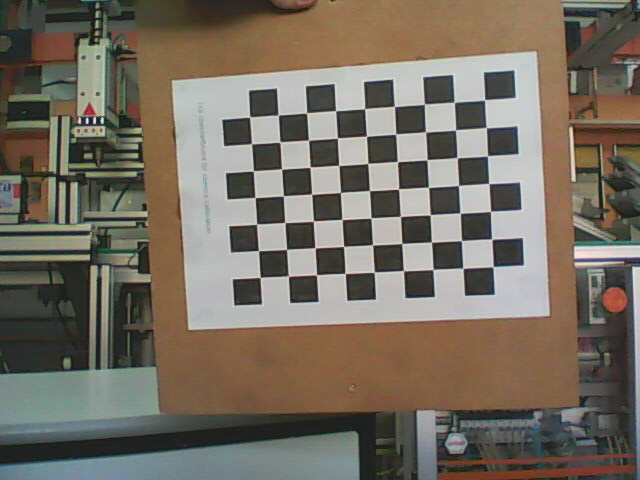
//> input picture calib_photos/left-1.jpeg, 640 x 480 px
$ ./stereo_calib calib_photos/left-1.jpeg calib_photos/left-10.jpeg   (built with g++ and OpenCV 4)
//> lines starting //> are read from the running program, lines starting //| are printed output that depends on the picture; after the words box and inside, x2 and y2 are one past the last pixel; in counts of white or black regions, pixels touching at a corner belong together
#include <iostream>
#include <opencv2/opencv.hpp>
#include <opencv2/highgui/highgui.hpp>

using namespace cv;
using namespace std;

//square size in meters
#define SQUARE_SIZE 0.0235

std::vector<Point3f> obj;
Size image_size;

void calibrate_camera(FILE* file, vector<vector<Point3f>>* object_points, vector<vector<Point2f>>* image_points, vector<Point2f>* corners, Mat* intrinsic, Mat* dist_coeffs, vector<Mat>* rvecs, vector<Mat>* tvecs, Size board_size) {
    Mat image, gray_image;
    char image_name[40];

    object_points->clear();

    while (fscanf(file, "%s", image_name) != EOF) {
		image = imread(image_name);
		if (!image.empty())
			cvtColor(image, gray_image, CV_BGR2GRAY);

		bool found = findChessboardCorners(image, board_size, *corners, CV_CALIB_CB_ADAPTIVE_THRESH | CV_CALIB_CB_FILTER_QUADS | CALIB_CB_FAST_CHECK | CALIB_CB_NORMALIZE_IMAGE);
		if (found) {
            cout << "naso " << image_name << endl;
			cornerSubPix(gray_image, *corners, Size(11, 11), Size(-1, -1), TermCriteria(CV_TERMCRIT_EPS | CV_TERMCRIT_ITER, 30, 0.1));
			drawChessboardCorners(gray_image, board_size, *corners, found);

            image_size = image.size();
			image_points->push_back(*corners);
			object_points->push_back(obj);
		}
	}

	calibrateCamera(*object_points, *image_points, image.size(), *intrinsic, *dist_coeffs, *rvecs, *tvecs);

	cout << "focal length: " << intrinsic->at<double>(0, 0) << endl;
}

void remove_distortion(FILE* file, Mat* intrinsic, Mat* dist_coeffs) {
    Mat dist_img, undist_img;
    char image_name[40];

    rewind(file);

    fscanf(file, "%s", image_name);
    cout << image_name << endl;
    dist_img = imread(image_name);

    undistort(dist_img, undist_img, *intrinsic, *dist_coeffs);

    imshow("dist", dist_img);
    imshow("undist", undist_img);
    waitKey(0);
}

void output_q(char* filename, Mat Q) {
    FILE* q_output = fopen(filename, "w");

    for (int i = 0; i < 4; i++) {
        for (int j = 0; j < 4; j++) {
            fprintf(q_output, "%f ", Q.at<double>(i, j));
        }
        fprintf(q_output, "\n");
    }

    fclose(q_output);
}

int main(int argc, char** argv) {
	int num_boards = 14;
	int num_corners_hor = 9;
	int num_corners_ver = 7;
	int num_squares = num_corners_ver * num_corners_hor;
	Size board_size = Size(num_corners_hor, num_corners_ver);

	char image_name_left[40];
	char image_name_right[40];
	char* filename_left = argv[1];
	char* filename_right = argv[2];
	FILE* file_left = fopen("left.txt", "r");
	FILE* file_right = fopen("right.txt", "r");

	vector<vector<Point3f>> object_points;
	vector<vector<Point2f>> image_points_left;
	vector<vector<Point2f>> image_points_right;
	vector<Point2f> corners_left;
	vector<Point2f> corners_right;

	Mat image;
	Mat gray_image;
	Mat intrinsic_left = Mat(3, 3, CV_64F);
	Mat intrinsic_right = Mat(3, 3, CV_64F);
	Mat dist_coeffs_left;
	Mat dist_coeffs_right;
	vector<Mat> rvecs_left;
	vector<Mat> tvecs_left;
	vector<Mat> rvecs_right;
	vector<Mat> tvecs_right;

	intrinsic_left.ptr<float>(0)[0] = 1;
	intrinsic_right.ptr<float>(0)[0] = 1;

	for (int i = 0; i < num_corners_ver; i++) {
		for (int j = 0; j < num_corners_hor; j++) {
			obj.push_back(Point3f(float(j * SQUARE_SIZE), float(i * SQUARE_SIZE), 0.0f));
		}
	}

    calibrate_camera(file_left, &object_points, &image_points_left, &corners_left, &intrinsic_left, &dist_coeffs_left, &rvecs_left, &tvecs_left, board_size);
//> in calibrate_camera, image is the input picture: 480 rows x 640 cols, CV_8UC3; mean B, G, R 97.5, 109.2, 117.5
//> in calibrate_camera, `cvtColor(image, gray_image, CV_BGR2GRAY);`:
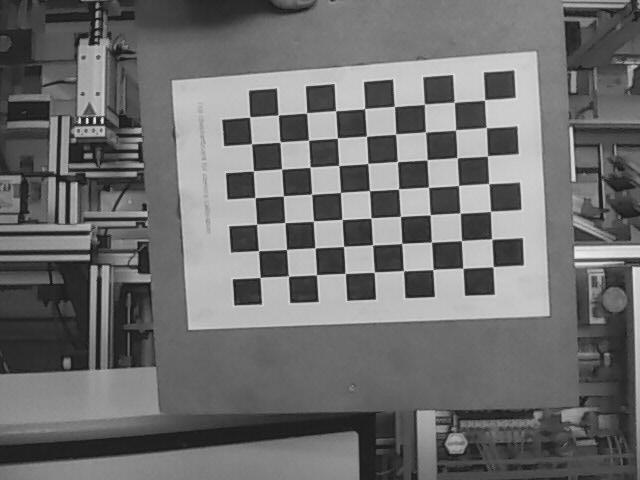
//> gray_image: 480 rows x 640 cols, CV_8UC1; min 16, max 238, mean 110.4
//> in calibrate_camera, `bool found = findChessboardCorners(image, board_size, *corners, CV_CAL..`: found = true
//> in calibrate_camera, `drawChessboardCorners(gray_image, board_size, *corners, found);`:
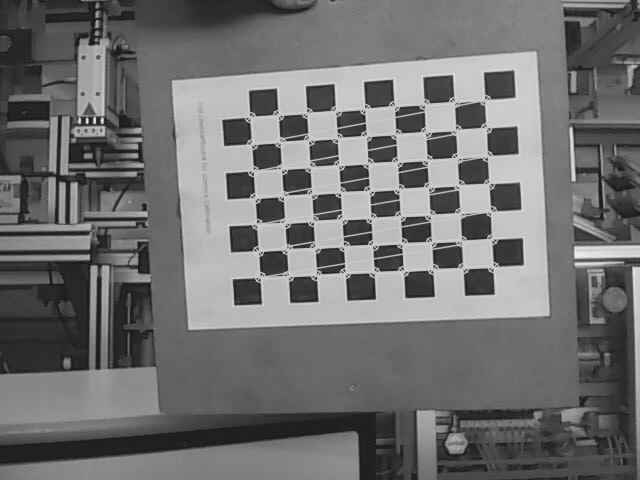
//> gray_image: 480 rows x 640 cols, CV_8UC1; 3.88% of pixels changed, all inside (x1, y1, x2, y2) = (244, 94, 500, 284)
//> (the run ends here: the program stops with an error, at `bool found = findChessboardCorners(image, board_size, *corners, CV_CAL..`)
